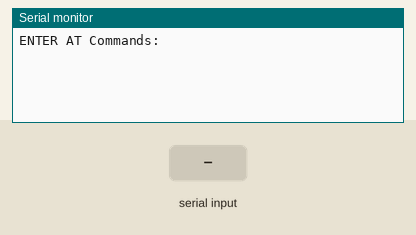
The sketch below on a simulated Arduino Mega 2560, built with avr-gcc and run on an emulated ATmega2560. Parts: the last lines printed to the serial monitor. The test bench sets the inputs (shaded band).

Above: at 1.2 s.
1.3 s: "1\n" received over Serial
At 2.2 s:
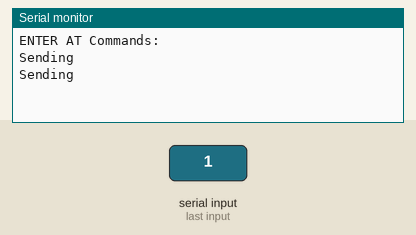
2.8 s: "1\n" received over the second serial link
At 4.0 s:
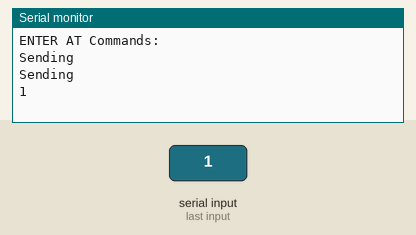
4.3 s: "0\n" received over the second serial link
At 5.4 s:
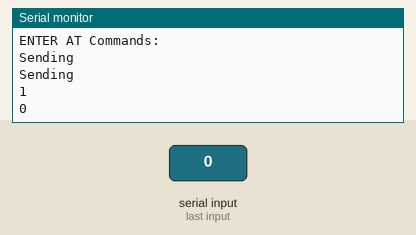

Measured:
- after the input at 1.3 s, the serial monitor: prints a new line at once (image 1)
- after the input at 2.8 s, the serial monitor: prints a new line at once (image 2)
- after the input at 4.3 s, the serial monitor: prints a new line at once (image 3)

The sketch:

TesteDenteAzul.ino
```cpp
#include <SoftwareSerial.h>

SoftwareSerial hc06(15,14);
char data = 0;            //Variable for storing received data

void setup(){
  //Initialize Serial Monitor
  Serial.begin(9600);
  Serial.println("ENTER AT Commands:");
  //Initialize Bluetooth Serial Port
  Serial3.begin(9600);
}

void loop(){
  //Write data from HC06 to Serial Monitor
   if(Serial3.available()> 0)      // Send data only when you receive data:
   {
      data = Serial3.read();        //Read the incoming data & store into data
      Serial.print(data);          //Print Value inside data in Serial monitor
      Serial.print("\n");

   }

  //Write from Serial Monitor to HC06
  if (Serial.available()){
    Serial.println("Sending");
    Serial3.write(Serial.read());
  }
}
```
